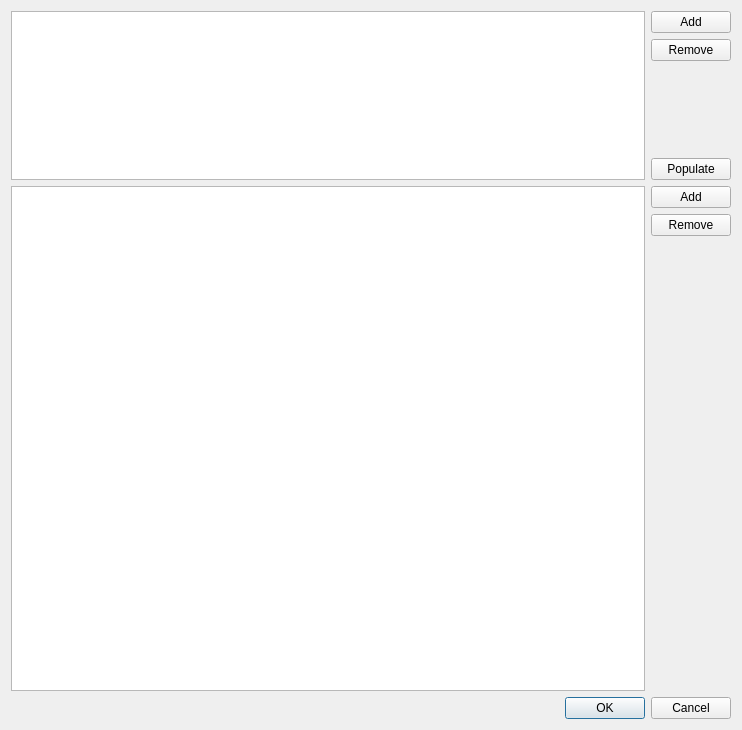
<?xml version="1.0" encoding="UTF-8"?>
<ui version="4.0">
 <class>SettingsDialogBase</class>
 <widget class="QDialog" name="SettingsDialogBase">
  <property name="geometry">
   <rect>
    <x>0</x>
    <y>0</y>
    <width>742</width>
    <height>730</height>
   </rect>
  </property>
  <property name="windowTitle">
   <string>Dimensions Selector Settings</string>
  </property>
  <layout class="QVBoxLayout" name="verticalLayout" stretch="1,3,0">
   <item>
    <layout class="QHBoxLayout" name="horizontalLayout">
     <item>
      <widget class="QTableView" name="dimensionsView"/>
     </item>
     <item>
      <layout class="QVBoxLayout" name="verticalLayout_3">
       <item>
        <widget class="QPushButton" name="addDimensionButton">
         <property name="text">
          <string>Add</string>
         </property>
        </widget>
       </item>
       <item>
        <widget class="QPushButton" name="removeDimensionButton">
         <property name="text">
          <string>Remove</string>
         </property>
        </widget>
       </item>
       <item>
        <spacer name="verticalSpacer">
         <property name="orientation">
          <enum>Qt::Vertical</enum>
         </property>
         <property name="sizeHint" stdset="0">
          <size>
           <width>20</width>
           <height>40</height>
          </size>
         </property>
        </spacer>
       </item>
       <item>
        <widget class="QPushButton" name="populateDimensionButton">
         <property name="text">
          <string>Populate</string>
         </property>
        </widget>
       </item>
      </layout>
     </item>
    </layout>
   </item>
   <item>
    <layout class="QHBoxLayout" name="horizontalLayout_2">
     <item>
      <widget class="QTableView" name="layerDimensionsView"/>
     </item>
     <item>
      <layout class="QVBoxLayout" name="verticalLayout_4">
       <item>
        <widget class="QPushButton" name="addLayerDimensionButton">
         <property name="text">
          <string>Add</string>
         </property>
        </widget>
       </item>
       <item>
        <widget class="QPushButton" name="removeLayerDimensionButton">
         <property name="text">
          <string>Remove</string>
         </property>
        </widget>
       </item>
       <item>
        <spacer name="verticalSpacer_2">
         <property name="orientation">
          <enum>Qt::Vertical</enum>
         </property>
         <property name="sizeHint" stdset="0">
          <size>
           <width>20</width>
           <height>40</height>
          </size>
         </property>
        </spacer>
       </item>
      </layout>
     </item>
    </layout>
   </item>
   <item>
    <widget class="QDialogButtonBox" name="button_box">
     <property name="orientation">
      <enum>Qt::Horizontal</enum>
     </property>
     <property name="standardButtons">
      <set>QDialogButtonBox::Cancel|QDialogButtonBox::Ok</set>
     </property>
    </widget>
   </item>
  </layout>
 </widget>
 <resources/>
 <connections>
  <connection>
   <sender>button_box</sender>
   <signal>accepted()</signal>
   <receiver>SettingsDialogBase</receiver>
   <slot>accept()</slot>
   <hints>
    <hint type="sourcelabel">
     <x>325</x>
     <y>387</y>
    </hint>
    <hint type="destinationlabel">
     <x>328</x>
     <y>281</y>
    </hint>
   </hints>
  </connection>
  <connection>
   <sender>button_box</sender>
   <signal>rejected()</signal>
   <receiver>SettingsDialogBase</receiver>
   <slot>reject()</slot>
   <hints>
    <hint type="sourcelabel">
     <x>231</x>
     <y>387</y>
    </hint>
    <hint type="destinationlabel">
     <x>226</x>
     <y>315</y>
    </hint>
   </hints>
  </connection>
 </connections>
</ui>
